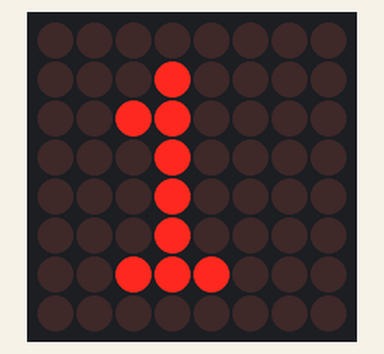
Recording of a sketch running on a simulated Arduino Uno, built with avr-gcc and run on an emulated ATmega328P. Shown: 8×8 LED matrix.

Above: at 0.1 s.
At 0.6 s:
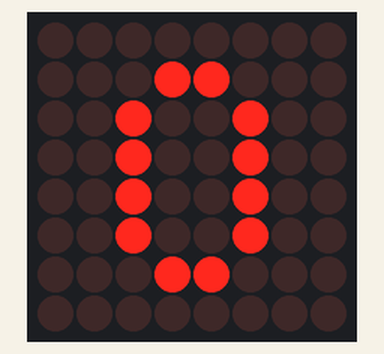

The sketch:

one_zero.ino
```cpp
#include "LedControl.h"

LedControl lc = LedControl(12,11,10,1);
byte one[] =
{B00000000, B00011000, B00100100, B00100100, B00100100, B00100100, B00011000, B00000000};
byte zero[] =
{B00000000, B00010000, B00110000, B00010000, B00010000, B00010000, B00111000, B00000000 };

void setup() {
  lc.shutdown(0, false);
  lc.setIntensity(0,5);
  lc.clearDisplay(0);
}


void loop() {
  display_heart(1);
  delay(500);
  display_heart(0);
  delay(500);
}

void display_heart(int a) {
  if ( a==0 )
  {
    for (int i = 0 ; i < 8 ;  i++) {
      lc.setRow(0,i,one[i]);
    }
  }
  else
  {
    for (int i = 0 ; i < 8 ; i++)
    {
      lc.setRow(0,i,zero[i]);
    }
  }
}
```

Measured:
- what the display in image 1 shows lasts 0.5 s, from 0.5 s to 1.0 s
